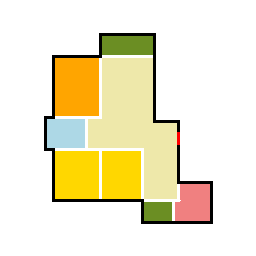
#> input picture testing/dataset/2d floor plan 2/80647.png, 256 x 256 px
$ jupyter execute floor_info_2.ipynb   (shell and % lines are left out)
#> lines starting #> are read from the running program, lines starting #| are printed output that depends on the picture; after the words box and inside, x2 and y2 are one past the last pixel; in counts of white or black regions, pixels touching at a corner belong together
[cell 1]
import os
import cv2
import math
import heapq
import numpy as np
import matplotlib.pyplot as plt
from IPython.display import HTML
import matplotlib.animation as animation
from typing import List, Tuple
from scipy.ndimage import distance_transform_edt
from scipy.ndimage import gaussian_filter

[cell 2]
def extract_wall_mask(
    image: np.ndarray,
    lower: np.ndarray = np.array([0, 0, 0]),
    upper: np.ndarray = np.array([50, 50, 50]),
) -> np.ndarray:
    mask = cv2.inRange(image, lower, upper)
    return cv2.threshold(mask, 127, 255, cv2.THRESH_BINARY)[1]


def skeletonize_and_thicken(mask: np.ndarray, thickness: int = 3) -> np.ndarray:
    centerline = cv2.ximgproc.thinning(mask)
    if thickness > 1:
        kernel = np.ones((thickness, thickness), np.uint8)
        centerline = cv2.dilate(centerline, kernel, iterations=1)
    return centerline


def detect_doors(
    image: np.ndarray,
    lower: np.ndarray = np.array([0, 0, 245]),
    upper: np.ndarray = np.array([0, 30, 255]),
) -> List[Tuple[int, int]]:
    door_mask = cv2.inRange(image, lower, upper)
    contours, _ = cv2.findContours(door_mask, cv2.RETR_TREE, cv2.CHAIN_APPROX_SIMPLE)

    door_location = []
    for cnt in contours:
        M = cv2.moments(cnt)
        if M["m00"] != 0:
            cX = int(M["m10"] / M["m00"])
            cY = int(M["m01"] / M["m00"])
            door_location.append((cX, cY))
    return door_location


def process_floor_plan(
    image_path: str,
    display_plot: bool = True,
    line_thickness: int = 3,
) -> Tuple[np.ndarray, list[Tuple[int, int]], np.ndarray, np.ndarray]:
    """
    Extracts wall centerline via skeletonization, thickens it, and finds door location.
    Also extracts a filled room mask for interior detection.

    Returns:
        centerline_points: Numpy array of (x, y) wall pixels.
        door_locations: List of (x, y) door centroids.
        visualization_img: BGR image with overlays.
        room_mask: Binary mask (1 = inside room, 0 = outside/walls).
    """

    image = cv2.imread(image_path)
    if image is None:
        raise FileNotFoundError(f"Could not load image: {image_path}")

    # Walls
    wall_mask = extract_wall_mask(image)
    centerline_img = skeletonize_and_thicken(wall_mask, line_thickness)

    # Extract wall pixel coordinates
    centerline_points = np.argwhere(centerline_img > 0)[:, ::-1]

    # Doors
    door_locations = detect_doors(image)

    # Room interior mask
    gray = cv2.cvtColor(image, cv2.COLOR_BGR2GRAY)
    _, thresh = cv2.threshold(gray, 240, 255, cv2.THRESH_BINARY_INV)
    contours, _ = cv2.findContours(thresh, cv2.RETR_EXTERNAL, cv2.CHAIN_APPROX_SIMPLE)

    room_mask = np.zeros_like(gray, dtype=np.uint8)
    if contours:
        largest_contour = max(contours, key=cv2.contourArea)
        cv2.drawContours(room_mask, [largest_contour], -1, 1, thickness=cv2.FILLED)

    # Visualization
    visualization_img = cv2.cvtColor(255 - centerline_img, cv2.COLOR_GRAY2BGR)
    for x, y in door_locations:
        cv2.circle(visualization_img, (x, y), 8, (0, 0, 255), -1)

    if display_plot:
        plt.figure(figsize=(8, 8))
        plt.subplot(1, 2, 1)
        plt.imshow(cv2.cvtColor(visualization_img, cv2.COLOR_BGR2RGB))
        plt.title("Wall Centerline + Doors")
        plt.axis("off")

        plt.subplot(1, 2, 2)
        plt.imshow(room_mask, cmap="gray")
        plt.title("Room Interior Mask")
        plt.axis("off")
        plt.show()

    return centerline_points, door_locations, visualization_img, room_mask

[cell 3]
# [44 lines left out: function find_image_colors, not called in this run]

[cell 4]
def process_multiple_floor_plans(
    folder_path: str, num_results: int = 5, line_thickness: int = 3
):
    """
    Process multiple floor plan images and show them in a dynamic subplot grid.

    Args:
        folder_path: Path containing floor plan images.
        num_results: Number of images to process.
        line_thickness: Wall line thickness for visualization.
    """
    # Collect only .png images
    image_files = [f for f in os.listdir(folder_path) if f.endswith(".png")]
    image_files.sort(key=lambda x: int(os.path.splitext(x)[0]))  # sort numerically

    # Limit to requested number
    image_files = image_files[:num_results]

    # --- Dynamic subplot allocation ---
    cols = math.ceil(math.sqrt(len(image_files)))
    rows = math.ceil(len(image_files) / cols)

    fig, axes = plt.subplots(rows, cols, figsize=(5 * cols, 5 * rows))
    axes = axes.flatten() if isinstance(axes, np.ndarray) else [axes]

    for idx, filename in enumerate(image_files):
        image_path = os.path.join(folder_path, filename)

        centerline_points, door_locations, vis_img, room_map = process_floor_plan(
            image_path,
            display_plot=False,  # disable inside function
            line_thickness=line_thickness,
        )

        # Show each result in its subplot
        ax = axes[idx]
        ax.imshow(cv2.cvtColor(vis_img, cv2.COLOR_BGR2RGB))
        ax.set_title(f"{filename}\nDoors: {len(door_locations)}")
        ax.axis("off")

    for j in range(len(image_files), len(axes)):
        axes[j].axis("off")

    plt.tight_layout()
    plt.show()

[cell 5]
folder = "dataset/2d floor plan"
process_multiple_floor_plans(folder_path=folder, num_results=1, line_thickness=3)
#> (the call stopped at in process_multiple_floor_plans, `fig, axes = plt.subplots(rows, cols, figsize=(5 * cols, 5 * rows))`: IPython is not available in this run)

[cell 6]
# [68 lines left out: function compute_distance_field, not called in this run]

[cell 7]
# [12 lines left out: function find_nearest_inside, not called in this run]

[cell 8]
# [8 lines left out: function precompute_fields, not called in this run]

[cell 9]
# [261 lines left out: function update_positions, not called in this run]

[cell 10]
# [86 lines left out: function simulate_crowd, not called in this run]

[cell 11]
# simulate_crowd("dataset/2d floor plan 2/80647.png", num_people=500, speed=1.5)

[cell 12]
# [49 lines left out: functions normalize_vector_field, visualize_gradient_field, not called in this run]

[cell 13]
centerline_points, door_locations, visualization_img, room_mask = process_floor_plan(
    "dataset/2d floor plan 2/80647.png"
)
#> in process_floor_plan, image is the input picture: shape (256, 256, 3); mean B, G, R 204.1, 232.7, 240
#> in extract_wall_mask, `mask = cv2.inRange(image, lower, upper)`:
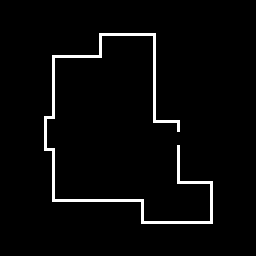
#> mask: shape (256, 256); 3.2% white; 1 white region, box (x1, y1, x2, y2) and area: (44, 33, 213, 224) 2085
#> in skeletonize_and_thicken, `centerline = cv2.ximgproc.thinning(mask)`:
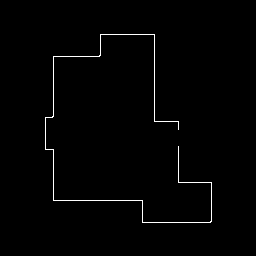
#> centerline: shape (256, 256); 1.1% white in thin lines or dots, all inside (x1, y1, x2, y2) = (45, 34, 212, 223)
#> in skeletonize_and_thicken, `centerline = cv2.dilate(centerline, kernel, iterations=1)`: centerline: shape (256, 256); 3.2% white; 1 white region, box (x1, y1, x2, y2) and area: (44, 33, 213, 224) 2082
#> in process_floor_plan, `centerline_points = np.argwhere(centerline_img > 0)[:, ::-1]`: centerline_points = 2082 pairs, first value 44 to 212, second value 33 to 223
#> in detect_doors, `door_mask = cv2.inRange(image, lower, upper)`:
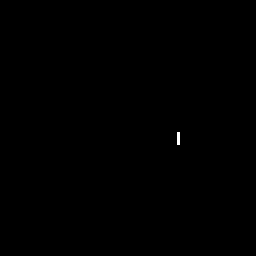
#> door_mask: shape (256, 256); 0.06% white; 1 white region, box (x1, y1, x2, y2) and area: (177, 132, 180, 145) 39
#> in detect_doors, `contours, _ = cv2.findContours(door_mask, cv2.RETR_TREE, cv2.CHAIN_APP..`: contours = [[[177, 132], [177, 144], [179, 144], [179, 132]]]
#> the loop in detect_doors, `for cnt in contours:` made 1 pass
#> (cnt, cX, cY) on pass 1: ([[177, 132], [177, 144], [179, 144], [179, 132]], 178, 138)
#> after the loop in detect_doors, `for cnt in contours:`: door_location = [(178, 138)]
#> in process_floor_plan, `gray = cv2.cvtColor(image, cv2.COLOR_BGR2GRAY)`:
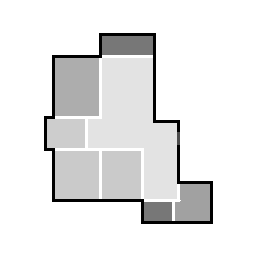
#> gray: shape (256, 256); min 0, max 255, mean 231.6
#> in process_floor_plan, `_, thresh = cv2.threshold(gray, 240, 255, cv2.THRESH_BINARY_INV)`:
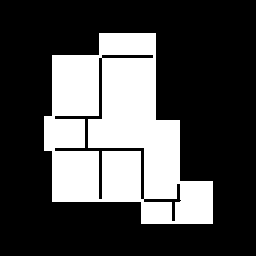
#> thresh: shape (256, 256); 30.1% white; 1 white region
#> in process_floor_plan, `contours, _ = cv2.findContours(thresh, cv2.RETR_EXTERNAL, cv2.CHAIN_AP..`: contours = 1 contour; box (x1, y1, x2, y2) and area: (44, 33, 213, 224) 20711
#> in process_floor_plan, `largest_contour = max(contours, key=cv2.contourArea)`: largest_contour = contour of 22 points, box (x1, y1, x2, y2) (44, 33, 213, 224), area 20711
#> in process_floor_plan, `cv2.drawContours(room_mask, [largest_contour], -1, 1, thickness=cv2.FI..`:
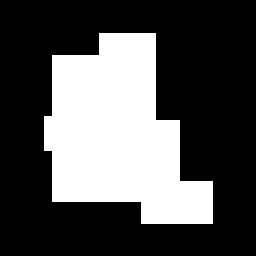
#> room_mask: shape (256, 256); values 0 (black) and 1 (white), 32.1% white; 1 white region, box (x1, y1, x2, y2) and area: (44, 33, 213, 224) 21067
#> the loop in process_floor_plan, `for x, y in door_locations:` made 1 pass
#> after the loop in process_floor_plan, `for x, y in door_locations:`:
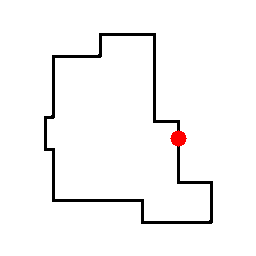
#> visualization_img: shape (256, 256, 3); mean B, G, R 246.2, 246.2, 246.9
